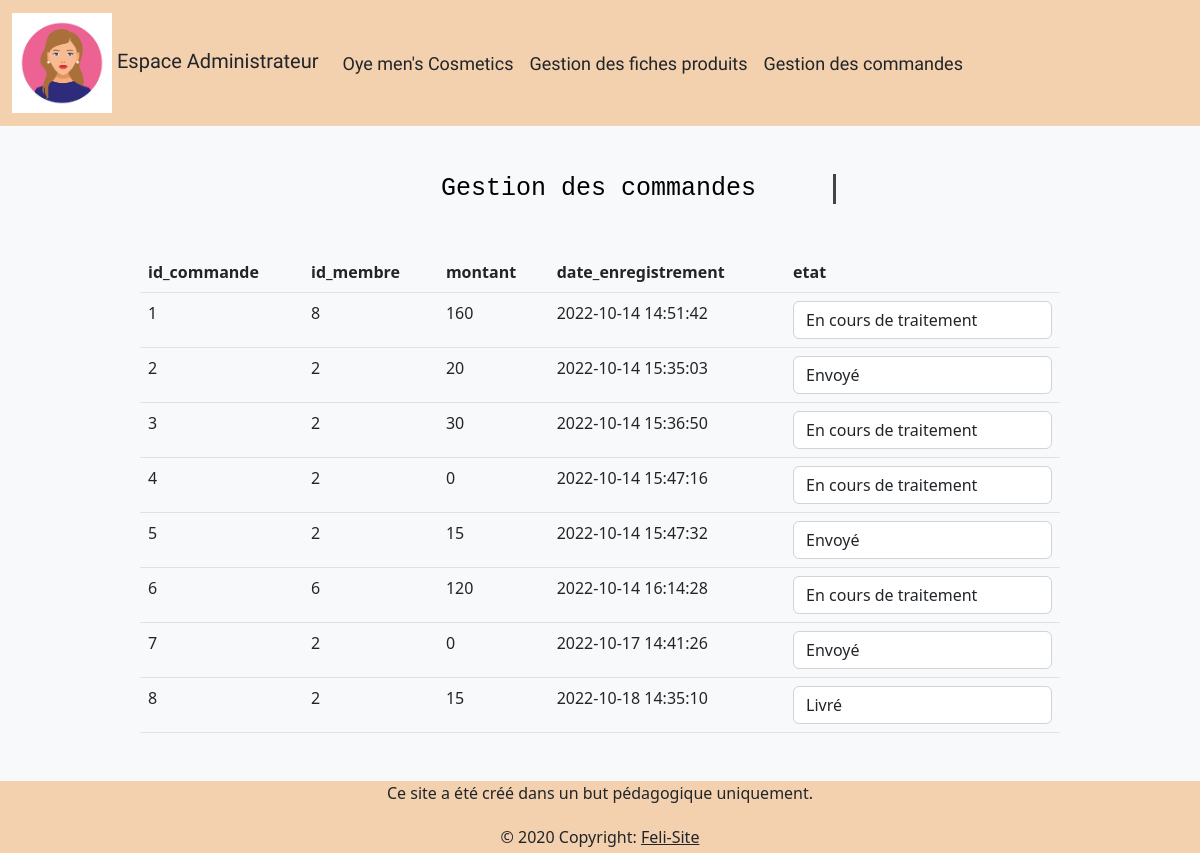
Page /admin/gestion_commandes.php on the committed database.
### tables this page shows
CREATE TABLE `commande` (
  `id_commande` int(3) NOT NULL,
  `id_membre` int(3) DEFAULT NULL,
  `montant` int(3) NOT NULL,
  `date_enregistrement` datetime NOT NULL,
  `etat` enum('en cours de traitement','envoyé','livré') NOT NULL
);

### admin/gestion_commandes.php (the view, shortened to what this page needs)
<?php
require_once("../inc/init.php");
$stmt = $pdo->query("SELECT * FROM commande");
require_once("inc/header.php");
?>
<h1 class='mb-5 text-center'> Gestion des commandes </h1>
<table class="table mb-5">
    <thead class="thead-dark">
        <tr>
            <?php for ($i = 0; $i < $stmt->columnCount(); $i++) {
                $col = $stmt->getColumnMeta($i); ?>
                <th scope="col"><?= $col['name']; ?></th>
            <?php } ?>
        </tr>
    </thead>
    <tbody>
        <?php foreach ($stmt->fetchAll(PDO::FETCH_ASSOC) as $index => $commande) { ?>
            <tr>
                <?php foreach ($commande as $index => $valeur) { ?>
                    <?php if ($index == "etat") { ?>
                        <td>
                            <form method="post">
                                <select class="form-control" name="etat">
                                    <?php if ($valeur == "en cours de traitement") { ?>
                                        <option value="en cours de traitement" selected> En cours de traitement </option>
                                    <?php } else if ($valeur == "envoyé") { ?>
                                        <option value="envoyé" selected> Envoyé </option>
                                    <?php } else { ?>
                                        <option value="livré" selected> Livré </option>
                                    <?php } ?>
                                </select>
                            </form>
                        </td>
                    <?php } else { ?>
                        <td><?php echo $valeur; ?> </td>
                    <?php } ?>
                <?php } ?>
            </tr>
        <?php } ?>
    </tbody>
   </table>
<?php
require_once("inc/footer.php");
?>

### admin/css/styleAdmin.css (style rules this page uses)
h1 { border-right: solid 3px rgba(8, 8, 8, 0.75); white-space: nowrap; overflow: hidden; font-family: 'Source Code Pro', monospace; font-size: 25px; color: black; }
h1 { animation: animated-text 7s steps(40,end) 1s 1 normal both, animated-cursor 600ms steps(40,end) infinite; }

### rows in the picture
commande: id_commande "1", id_membre "8", montant "160", date_enregistrement "2022-10-14 14:51:42", etat "En cours de traitement"
commande: id_commande "2", id_membre "2", montant "20", date_enregistrement "2022-10-14 15:35:03", etat "Envoyé"
commande: id_commande "3", id_membre "2", montant "30", date_enregistrement "2022-10-14 15:36:50", etat "En cours de traitement"
commande: id_commande "4", id_membre "2", montant "0", date_enregistrement "2022-10-14 15:47:16", etat "En cours de traitement"
commande: id_commande "5", id_membre "2", montant "15", date_enregistrement "2022-10-14 15:47:32", etat "Envoyé"
commande: id_commande "6", id_membre "6", montant "120", date_enregistrement "2022-10-14 16:14:28", etat "En cours de traitement"
commande: id_commande "7", id_membre "2", montant "0", date_enregistrement "2022-10-17 14:41:26", etat "Envoyé"
commande: id_commande "8", id_membre "2", montant "15", date_enregistrement "2022-10-18 14:35:10", etat "Livré"

### other values in the picture
$col['name'] "id_commande"
$col['name'] "id_membre"
$col['name'] "montant"
$col['name'] "date_enregistrement"
$col['name'] "etat"
